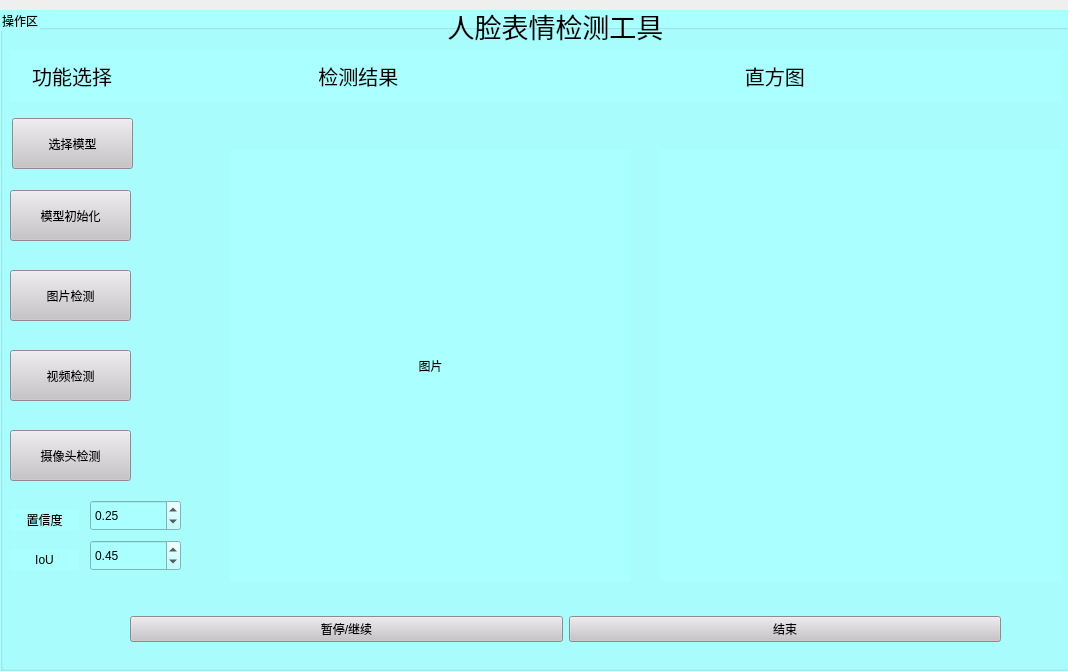
<?xml version="1.0" encoding="UTF-8"?>
<ui version="4.0">
 <class>MainWindow</class>
 <widget class="QMainWindow" name="MainWindow">
  <property name="geometry">
   <rect>
    <x>0</x>
    <y>0</y>
    <width>1068</width>
    <height>671</height>
   </rect>
  </property>
  <property name="windowTitle">
   <string>MainWindow</string>
  </property>
  <widget class="QWidget" name="centralwidget">
   <widget class="QGroupBox" name="groupBox">
    <property name="geometry">
     <rect>
      <x>0</x>
      <y>10</y>
      <width>1101</width>
      <height>661</height>
     </rect>
    </property>
    <property name="styleSheet">
     <string notr="true">background-color: rgb(170, 255, 255);</string>
    </property>
    <property name="title">
     <string>操作区</string>
    </property>
    <widget class="QPushButton" name="button1">
     <property name="geometry">
      <rect>
       <x>10</x>
       <y>180</y>
       <width>121</width>
       <height>51</height>
      </rect>
     </property>
     <property name="styleSheet">
      <string notr="true">background-color: rgb(199, 195, 200);</string>
     </property>
     <property name="text">
      <string>模型初始化</string>
     </property>
    </widget>
    <widget class="QPushButton" name="button2">
     <property name="geometry">
      <rect>
       <x>10</x>
       <y>260</y>
       <width>121</width>
       <height>51</height>
      </rect>
     </property>
     <property name="styleSheet">
      <string notr="true">background-color: rgb(199, 195, 200);</string>
     </property>
     <property name="text">
      <string>图片检测</string>
     </property>
     <property name="icon">
      <iconset theme="accessories-calculator">
       <normaloff>.</normaloff>.</iconset>
     </property>
    </widget>
    <widget class="QPushButton" name="pushButton">
     <property name="geometry">
      <rect>
       <x>10</x>
       <y>340</y>
       <width>121</width>
       <height>51</height>
      </rect>
     </property>
     <property name="styleSheet">
      <string notr="true">background-color: rgb(199, 195, 200);</string>
     </property>
     <property name="text">
      <string>视频检测</string>
     </property>
    </widget>
    <widget class="QPushButton" name="pushButton_2">
     <property name="geometry">
      <rect>
       <x>10</x>
       <y>420</y>
       <width>121</width>
       <height>51</height>
      </rect>
     </property>
     <property name="styleSheet">
      <string notr="true">background-color: rgb(199, 195, 200);</string>
     </property>
     <property name="text">
      <string>摄像头检测</string>
     </property>
    </widget>
    <widget class="QWidget" name="horizontalLayoutWidget">
     <property name="geometry">
      <rect>
       <x>10</x>
       <y>40</y>
       <width>1051</width>
       <height>51</height>
      </rect>
     </property>
     <layout class="QHBoxLayout" name="horizontalLayout">
      <item>
       <widget class="QLabel" name="label_5">
        <property name="sizePolicy">
         <sizepolicy hsizetype="Preferred" vsizetype="Preferred">
          <horstretch>1</horstretch>
          <verstretch>0</verstretch>
         </sizepolicy>
        </property>
        <property name="styleSheet">
         <string notr="true">font-size:20px</string>
        </property>
        <property name="text">
         <string>    功能选择</string>
        </property>
       </widget>
      </item>
      <item>
       <widget class="QLabel" name="label_6">
        <property name="sizePolicy">
         <sizepolicy hsizetype="Preferred" vsizetype="Preferred">
          <horstretch>2</horstretch>
          <verstretch>0</verstretch>
         </sizepolicy>
        </property>
        <property name="styleSheet">
         <string notr="true">font-size:20px</string>
        </property>
        <property name="text">
         <string>                 检测结果</string>
        </property>
       </widget>
      </item>
      <item>
       <widget class="QLabel" name="label_3">
        <property name="sizePolicy">
         <sizepolicy hsizetype="Preferred" vsizetype="Preferred">
          <horstretch>2</horstretch>
          <verstretch>0</verstretch>
         </sizepolicy>
        </property>
        <property name="styleSheet">
         <string notr="true">font-size:20px</string>
        </property>
        <property name="text">
         <string>                  直方图</string>
        </property>
       </widget>
      </item>
     </layout>
    </widget>
    <widget class="QWidget" name="widget" native="true">
     <property name="geometry">
      <rect>
       <x>660</x>
       <y>140</y>
       <width>401</width>
       <height>431</height>
      </rect>
     </property>
     <property name="maximumSize">
      <size>
       <width>401</width>
       <height>431</height>
      </size>
     </property>
    </widget>
    <widget class="QLabel" name="label">
     <property name="geometry">
      <rect>
       <x>230</x>
       <y>140</y>
       <width>401</width>
       <height>431</height>
      </rect>
     </property>
     <property name="sizePolicy">
      <sizepolicy hsizetype="Minimum" vsizetype="Preferred">
       <horstretch>0</horstretch>
       <verstretch>0</verstretch>
      </sizepolicy>
     </property>
     <property name="minimumSize">
      <size>
       <width>100</width>
       <height>0</height>
      </size>
     </property>
     <property name="maximumSize">
      <size>
       <width>16777215</width>
       <height>16777215</height>
      </size>
     </property>
     <property name="text">
      <string>图片</string>
     </property>
     <property name="alignment">
      <set>Qt::AlignCenter</set>
     </property>
    </widget>
    <widget class="QDoubleSpinBox" name="doubleSpinBox">
     <property name="geometry">
      <rect>
       <x>90</x>
       <y>490</y>
       <width>91</width>
       <height>31</height>
      </rect>
     </property>
     <property name="maximum">
      <double>1.000000000000000</double>
     </property>
     <property name="singleStep">
      <double>0.010000000000000</double>
     </property>
     <property name="value">
      <double>0.250000000000000</double>
     </property>
    </widget>
    <widget class="QPushButton" name="pushButton_3">
     <property name="geometry">
      <rect>
       <x>12</x>
       <y>108</y>
       <width>121</width>
       <height>51</height>
      </rect>
     </property>
     <property name="styleSheet">
      <string notr="true">background-color: rgb(199, 195, 200);</string>
     </property>
     <property name="text">
      <string>选择模型</string>
     </property>
    </widget>
    <widget class="QLabel" name="label_2">
     <property name="geometry">
      <rect>
       <x>10</x>
       <y>500</y>
       <width>69</width>
       <height>20</height>
      </rect>
     </property>
     <property name="text">
      <string>置信度</string>
     </property>
     <property name="alignment">
      <set>Qt::AlignCenter</set>
     </property>
    </widget>
    <widget class="QLabel" name="label_7">
     <property name="geometry">
      <rect>
       <x>10</x>
       <y>540</y>
       <width>69</width>
       <height>20</height>
      </rect>
     </property>
     <property name="text">
      <string>IoU</string>
     </property>
     <property name="alignment">
      <set>Qt::AlignCenter</set>
     </property>
    </widget>
    <widget class="QDoubleSpinBox" name="doubleSpinBox_2">
     <property name="geometry">
      <rect>
       <x>90</x>
       <y>530</y>
       <width>91</width>
       <height>31</height>
      </rect>
     </property>
     <property name="maximum">
      <double>1.000000000000000</double>
     </property>
     <property name="singleStep">
      <double>0.010000000000000</double>
     </property>
     <property name="value">
      <double>0.450000000000000</double>
     </property>
    </widget>
   </widget>
   <widget class="QLabel" name="label_4">
    <property name="geometry">
     <rect>
      <x>230</x>
      <y>0</y>
      <width>651</width>
      <height>51</height>
     </rect>
    </property>
    <property name="styleSheet">
     <string notr="true">font-size:27px</string>
    </property>
    <property name="text">
     <string>人脸表情检测工具</string>
    </property>
    <property name="textFormat">
     <enum>Qt::MarkdownText</enum>
    </property>
    <property name="alignment">
     <set>Qt::AlignCenter</set>
    </property>
    <property name="textInteractionFlags">
     <set>Qt::LinksAccessibleByMouse</set>
    </property>
   </widget>
   <widget class="QWidget" name="horizontalLayoutWidget_2">
    <property name="geometry">
     <rect>
      <x>130</x>
      <y>609</y>
      <width>871</width>
      <height>41</height>
     </rect>
    </property>
    <layout class="QHBoxLayout" name="horizontalLayout_2">
     <item>
      <widget class="QPushButton" name="pause">
       <property name="styleSheet">
        <string notr="true">background-color: rgb(199, 195, 200);</string>
       </property>
       <property name="text">
        <string>暂停/继续</string>
       </property>
      </widget>
     </item>
     <item>
      <widget class="QPushButton" name="stop">
       <property name="styleSheet">
        <string notr="true">background-color: rgb(199, 195, 200);</string>
       </property>
       <property name="text">
        <string>结束</string>
       </property>
      </widget>
     </item>
    </layout>
   </widget>
  </widget>
 </widget>
 <resources/>
 <connections/>
</ui>
